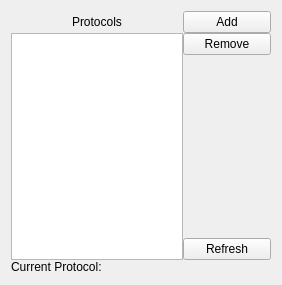
<?xml version="1.0" encoding="UTF-8"?>
<ui version="4.0">
 <class>Form</class>
 <widget class="QWidget" name="Form">
  <property name="geometry">
   <rect>
    <x>0</x>
    <y>0</y>
    <width>282</width>
    <height>285</height>
   </rect>
  </property>
  <property name="windowTitle">
   <string>Form</string>
  </property>
  <layout class="QGridLayout" name="gridLayout">
   <property name="spacing">
    <number>0</number>
   </property>
   <item row="0" column="2">
    <widget class="QPushButton" name="addBtn">
     <property name="text">
      <string>Add</string>
     </property>
    </widget>
   </item>
   <item row="0" column="0" colspan="2">
    <widget class="QLabel" name="titleLabel">
     <property name="text">
      <string>Protocols</string>
     </property>
     <property name="alignment">
      <set>Qt::AlignCenter</set>
     </property>
    </widget>
   </item>
   <item row="1" column="2">
    <widget class="QPushButton" name="removeBtn">
     <property name="text">
      <string>Remove</string>
     </property>
    </widget>
   </item>
   <item row="4" column="2">
    <widget class="QPushButton" name="refreshBtn">
     <property name="enabled">
      <bool>true</bool>
     </property>
     <property name="text">
      <string>Refresh</string>
     </property>
    </widget>
   </item>
   <item row="2" column="2">
    <spacer name="spacer">
     <property name="orientation">
      <enum>Qt::Vertical</enum>
     </property>
     <property name="sizeHint" stdset="0">
      <size>
       <width>88</width>
       <height>77</height>
      </size>
     </property>
    </spacer>
   </item>
   <item row="3" column="2">
    <spacer name="verticalSpacer">
     <property name="orientation">
      <enum>Qt::Vertical</enum>
     </property>
     <property name="sizeHint" stdset="0">
      <size>
       <width>88</width>
       <height>47</height>
      </size>
     </property>
    </spacer>
   </item>
   <item row="1" column="1" rowspan="4">
    <widget class="DirTreeWidget" name="fileTree">
     <property name="acceptDrops">
      <bool>true</bool>
     </property>
     <property name="headerHidden">
      <bool>true</bool>
     </property>
     <column>
      <property name="text">
       <string notr="true">1</string>
      </property>
     </column>
    </widget>
   </item>
   <item row="5" column="0" colspan="3">
    <layout class="QHBoxLayout" name="horizontalLayout">
     <item>
      <widget class="QLabel" name="currentTitleLabel">
       <property name="sizePolicy">
        <sizepolicy hsizetype="Preferred" vsizetype="Preferred">
         <horstretch>0</horstretch>
         <verstretch>0</verstretch>
        </sizepolicy>
       </property>
       <property name="text">
        <string>Current Protocol:</string>
       </property>
      </widget>
     </item>
     <item>
      <widget class="QLabel" name="currentLabel">
       <property name="sizePolicy">
        <sizepolicy hsizetype="MinimumExpanding" vsizetype="Preferred">
         <horstretch>0</horstretch>
         <verstretch>0</verstretch>
        </sizepolicy>
       </property>
       <property name="font">
        <font>
         <bold>true</bold>
        </font>
       </property>
       <property name="text">
        <string/>
       </property>
      </widget>
     </item>
    </layout>
   </item>
  </layout>
 </widget>
 <customwidgets>
  <customwidget>
   <class>DirTreeWidget</class>
   <extends>QTreeWidget</extends>
   <header>acq4.util.DirTreeWidget</header>
  </customwidget>
 </customwidgets>
 <resources/>
 <connections/>
</ui>
